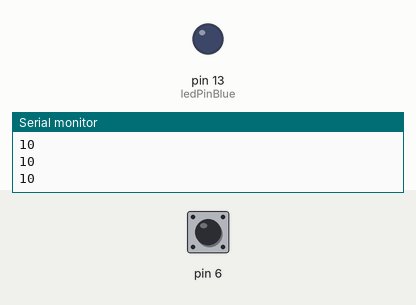
Simulated run of this sketch. Board: Arduino Uno, built with avr-gcc and run on an emulated ATmega328P. Parts: output pins drawn as LEDs (lit = HIGH), the last lines printed to the serial monitor. Inputs (shaded band) come from the test bench; at power-on: pin 6 HIGH.

Above: at 1.2 s.
1.3 s: pin 6 pulled LOW for 0.15 s
At 1.37 s:
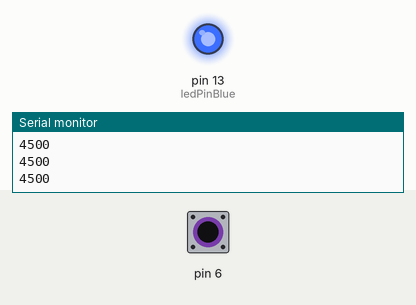
2.9 s: pin 6 pulled LOW for 3.2 s
At 6.5 s:
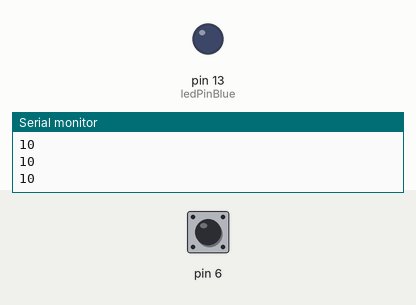
Timing chart, 0 to 8.0 s (numbered marks = the images above; inputs shaded):
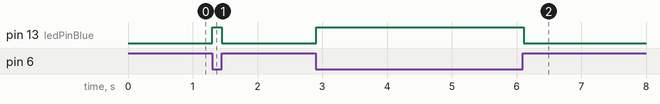

Measured:
- after the input at 1.3 s, pin 13 (ledPinBlue): LOW → HIGH at once, → LOW 0.15 s later
- after the input at 2.9 s, pin 13 (ledPinBlue): LOW → HIGH at once, → LOW 3.2 s later

The sketch:

Capacitive_Sensor_Loesung.ino
```cpp
#include <CapacitiveSensor.h>

CapacitiveSensor Sensor = CapacitiveSensor(4, 6); /* sendpin 3; receivepin 5 */
int ledPinBlue = 13; /* LED auf Pin 2 */


void setup()
{
  Serial.begin(9600);
  pinMode(ledPinBlue, OUTPUT);
}

void loop()
{
  /* Nur duch Berührung mit einem Metallstift soll im folgenden eine blaue LED eingeschaltet werden */
  long val = Sensor.capacitiveSensor(30);
  Serial.println(val);

  if (val < 1000)
  {
    digitalWrite(ledPinBlue, LOW);   // sets the LED off
  } else if (val >= 1000)
  {
    digitalWrite(ledPinBlue, HIGH);   // sets the LED on
  }

  delay(10);
}
```
